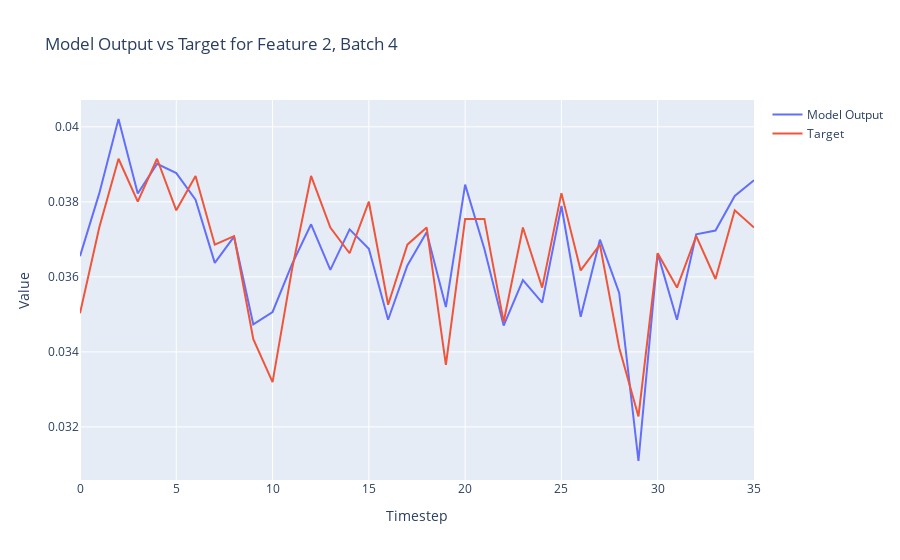

Notebook code cell kept with this figure:
### Markdown cell above
## Coil Training Input to Output Review

With the coil finally trained, we can investigate how well it has accomplished the original task of producing an outputs for each step of an input sequence. Recall that for this check we are not generating autoregressively, instead for each step in the sequence the coil is re-grounded with a known input.

### Code cell
import plotly.graph_objects as go

def plot_model_output_vs_target(model_outputs, targets, batch_index=0, feature_index=0):
    # Extract the specified feature for the given batch from both the model outputs and targets
    model_output_series = model_outputs[batch_index, :, feature_index].detach().numpy()
    target_series = targets[batch_index, :, feature_index].numpy()
    
    # Create a range for the x-axis (timesteps)
    timesteps = list(range(model_output_series.shape[0]))
    
    # Create traces
    model_trace = go.Scatter(x=timesteps, y=model_output_series, mode='lines', name='Model Output')
    target_trace = go.Scatter(x=timesteps, y=target_series, mode='lines', name='Target')
    
    # Create the figure and add traces
    fig = go.Figure()
    fig.add_trace(model_trace)
    fig.add_trace(target_trace)
    
    # Add title and labels
    fig.update_layout(title=f'Model Output vs Target for Feature {feature_index}, Batch {batch_index}',
                      xaxis_title='Timestep',
                      yaxis_title='Value')
    
    # Show the figure
    fig.show()

# Assuming `y` and `Y` are your model outputs and targets, respectively
# Adjust batch_index and feature_index as needed
plot_model_output_vs_target(outputs.to("cpu"), batch_Y.to("cpu"), batch_index=4, feature_index=2)

### Figure 1 — Plotly figure (JSON) as saved in the notebook; plotly's stock layout.template omitted (floating-point values rounded to 4 significant figures)
{"data": [{"mode": "lines", "name": "Model Output", "type": "scatter", "x": [0, 1, 2, 3, 4, 5, 6, 7, 8, 9, 10, 11, 12, 13, 14, 15, 16, 17, 18, 19, 20, 21, 22, 23, 24, 25, 26, 27, 28, 29, 30, 31, 32, 33, 34, 35], "y": [0.03655, 0.03823, 0.04021, 0.03822, 0.03901, 0.03877, 0.03806, 0.03637, 0.03707, 0.03473, 0.03506, 0.03633, 0.0374, 0.03619, 0.03727, 0.03675, 0.03486, 0.0363, 0.03719, 0.0352, 0.03846, 0.03675, 0.0347, 0.03591, 0.03531, 0.03789, 0.03494, 0.03699, 0.03557, 0.03109, 0.03662, 0.03485, 0.03713, 0.03724, 0.03816, 0.03858]}, {"mode": "lines", "name": "Target", "type": "scatter", "x": [0, 1, 2, 3, 4, 5, 6, 7, 8, 9, 10, 11, 12, 13, 14, 15, 16, 17, 18, 19, 20, 21, 22, 23, 24, 25, 26, 27, 28, 29, 30, 31, 32, 33, 34, 35], "y": [0.03503, 0.03732, 0.03915, 0.038, 0.03915, 0.03777, 0.03869, 0.03686, 0.03709, 0.03434, 0.0332, 0.03617, 0.03869, 0.03732, 0.03663, 0.038, 0.03526, 0.03686, 0.03732, 0.03365, 0.03755, 0.03755, 0.0348, 0.03732, 0.03571, 0.03823, 0.03617, 0.03686, 0.03411, 0.03228, 0.03663, 0.03571, 0.03709, 0.03594, 0.03777, 0.03732]}], "layout": {"title": {"text": "Model Output vs Target for Feature 2, Batch 4"}, "xaxis": {"title": {"text": "Timestep"}}, "yaxis": {"title": {"text": "Value"}}}}
